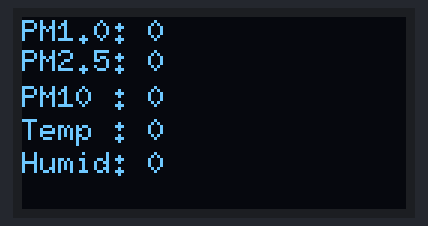
Bench run of a sketch on a simulated Arduino Uno, built with avr-gcc and run on an emulated ATmega328P. On the bench: 128×64 one-colour display. What the sketch prints to the serial monitor is not drawn.

Above: at 0.2 s.

Measured:
- what the display in image 0 shows lasts 1.0 s, from 0.2 s to 1.2 s

The sketch:

local_test.ino
```cpp
//Generated Date: Tue, 21 Nov 2023 08:07:52 GMT

#include "Wire.h"
#include "U8g2lib.h"
#include <SoftwareSerial.h>

U8G2_SSD1306_128X64_NONAME_F_HW_I2C u8g2(U8G2_R0, /* reset=*/ U8X8_PIN_NONE);
SoftwareSerial pms5003tSerial(2, 3);
long pmat10_ = 0;
long pmat25_ = 0;
long pmat100_ = 0;
long Temp_ = 0;
long Humid_ = 0;
char buf[50];

void retrievepm25(){
  int count = 0;
  unsigned char c;
  unsigned char high;
  while (pms5003tSerial.available()) {
     c = pms5003tSerial.read();
     if((count==0 && c!=0x42) || (count==1 && c!=0x4d)){
       break;
     }
     if(count > 27){
       break;
     }
      else if(count == 10 || count == 12 || count == 14 || count == 24 || count == 26) {
       high = c;
     }
     else if(count == 11){
       pmat10_ = 256*high + c;
     }
     else if(count == 13){
       pmat25_ = 256*high + c;
     }
     else if(count == 15){
       pmat100_ = 256*high + c;
     }
      else if(count == 25){
          Temp_ = (256*high + c)/10;
     }
     else if(count == 27){
                  Humid_ = (256*high + c)/10;
    }       count++;
  }  while(pms5003tSerial.available()) pms5003tSerial.read();
}

void setup()
{
  Serial.begin(9600);

  u8g2.begin();
  u8g2.setFont(u8g2_font_6x10_tf);
  u8g2.setFontRefHeightExtendedText();
  u8g2.setDrawColor(1);
  u8g2.setFontPosTop();
  u8g2.setFontDirection(0);


  pms5003tSerial.begin(9600);

}

void loop()
{
  retrievepm25();
  u8g2.clearDisplay();
  u8g2.firstPage();
  do {
    u8g2.setCursor(0, 0);
    u8g2.print(String(String("PM1.0: ")+String(pmat10_)).c_str());
    u8g2.setCursor(0, 10);
    u8g2.print(String(String("PM2.5: ")+String(pmat25_)).c_str());
    u8g2.setCursor(0, 22);
    u8g2.print(String(String("PM10 : ")+String(pmat100_)).c_str());
    u8g2.setCursor(0, 33);
    u8g2.print(String(String("Temp : ")+String(Temp_)).c_str());
    u8g2.setCursor(0, 44);
    u8g2.print(String(String("Humid: ")+String(Humid_)).c_str());

    u8g2.sendBuffer();
  } while (u8g2.nextPage());
  Serial.println((String("PM1.0: ")+String(pmat10_)));
  Serial.println((String("PM2.5: ")+String(pmat25_)));
  Serial.println((String("PM10 : ")+String(pmat100_)));
  Serial.println((String("Temp : ")+String(Temp_)));
  Serial.println((String("Humid: ")+String(Humid_)));
  delay(1000);
}
```
